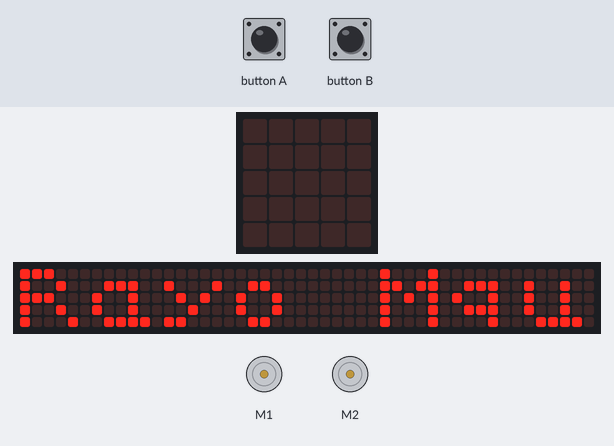
Recording of a program running on a simulated BBC micro:bit (MakeCode). Parts: the board's 5×5 LED display, a strip that is not on the board, showing the scrolling text unrolled, 2 × DC motor (green arrow = forward, orange = backward, longer = faster). The test bench sets the inputs (shaded band). The 48×5 strip is a reading aid, not a part: it shows the text the display is scrolling, unrolled, one strip-width of it at a time.

Above: at 4.1 s.
At 18.7 s:
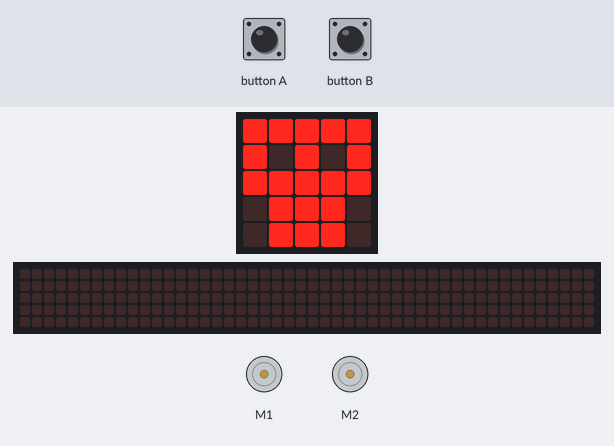
18.8 s: button A pressed for 0.15 s
At 19.6 s:
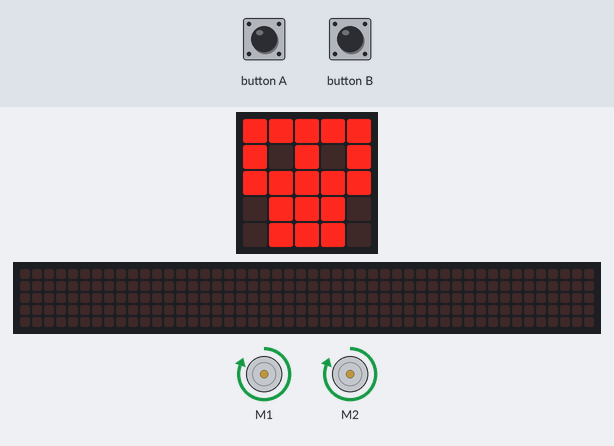
At 21.7 s:
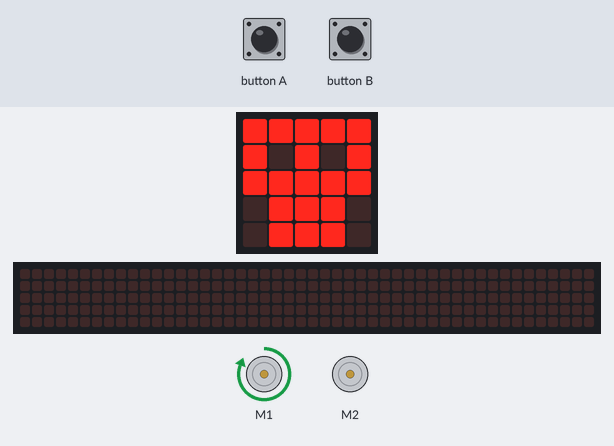
21.9 s: button B pressed for 0.15 s
Timing chart, 0 to 37.8 s (numbered marks = the images above; inputs shaded):
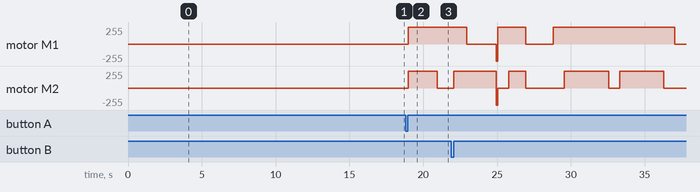

The program:

main.ts
```typescript
input.onButtonPressed(Button.A, function () {
    maqueen.motorRun(maqueen.Motors.All, maqueen.Dir.CW, 255)
    basic.pause(2000)
    maqueen.motorRun(maqueen.Motors.M1, maqueen.Dir.CW, 255)
    maqueen.motorRun(maqueen.Motors.M2, maqueen.Dir.CW, 0)
    basic.pause(2000)
    maqueen.motorRun(maqueen.Motors.M1, maqueen.Dir.CW, 0)
    maqueen.motorRun(maqueen.Motors.M2, maqueen.Dir.CW, 255)
    basic.pause(2000)
    maqueen.motorRun(maqueen.Motors.All, maqueen.Dir.CCW, 255)
    basic.pause(2000)
    maqueen.motorStop(maqueen.Motors.All)
})
input.onButtonPressed(Button.B, function () {
    maqueen.motorRun(maqueen.Motors.All, maqueen.Dir.CW, 255)
    basic.pause(3000)
    maqueen.motorRun(maqueen.Motors.M2, maqueen.Dir.CW, 0)
    maqueen.motorRun(maqueen.Motors.M1, maqueen.Dir.CW, 255)
    basic.pause(750)
    maqueen.motorRun(maqueen.Motors.All, maqueen.Dir.CW, 255)
    basic.pause(3000)
    maqueen.motorRun(maqueen.Motors.M2, maqueen.Dir.CW, 0)
    maqueen.motorRun(maqueen.Motors.M1, maqueen.Dir.CW, 255)
    basic.pause(750)
    maqueen.motorRun(maqueen.Motors.All, maqueen.Dir.CW, 255)
    basic.pause(3000)
    maqueen.motorRun(maqueen.Motors.M2, maqueen.Dir.CW, 0)
    maqueen.motorRun(maqueen.Motors.M1, maqueen.Dir.CW, 255)
    basic.pause(750)
    maqueen.motorRun(maqueen.Motors.All, maqueen.Dir.CW, 255)
    basic.pause(3000)
    maqueen.motorRun(maqueen.Motors.M2, maqueen.Dir.CW, 0)
    maqueen.motorRun(maqueen.Motors.M1, maqueen.Dir.CW, 255)
    basic.pause(750)
    maqueen.motorStop(maqueen.Motors.All)
})
basic.showString("Rayo Mqueen Cachau")
basic.showLeds(`
    # # # # #
    # . # . #
    # # # # #
    . # # # .
    . # # # .
    `)
```

test.ts
```typescript
// aquí va el archivo "tests"; esto no se compilará cuando este paquete se utilice como una extensión.
```

Measured:
- after the input at 18.8 s, motor M1: stopped → forward 255/255 after 0.17 s; motor M2: stopped → forward 255/255 after 0.17 s, → stopped 2.0 s later
- what the display in image 0 shows lasts 0.6 s, from 4.1 s to 4.7 s
